Frame 1 (no input): blank canvas, image omitted
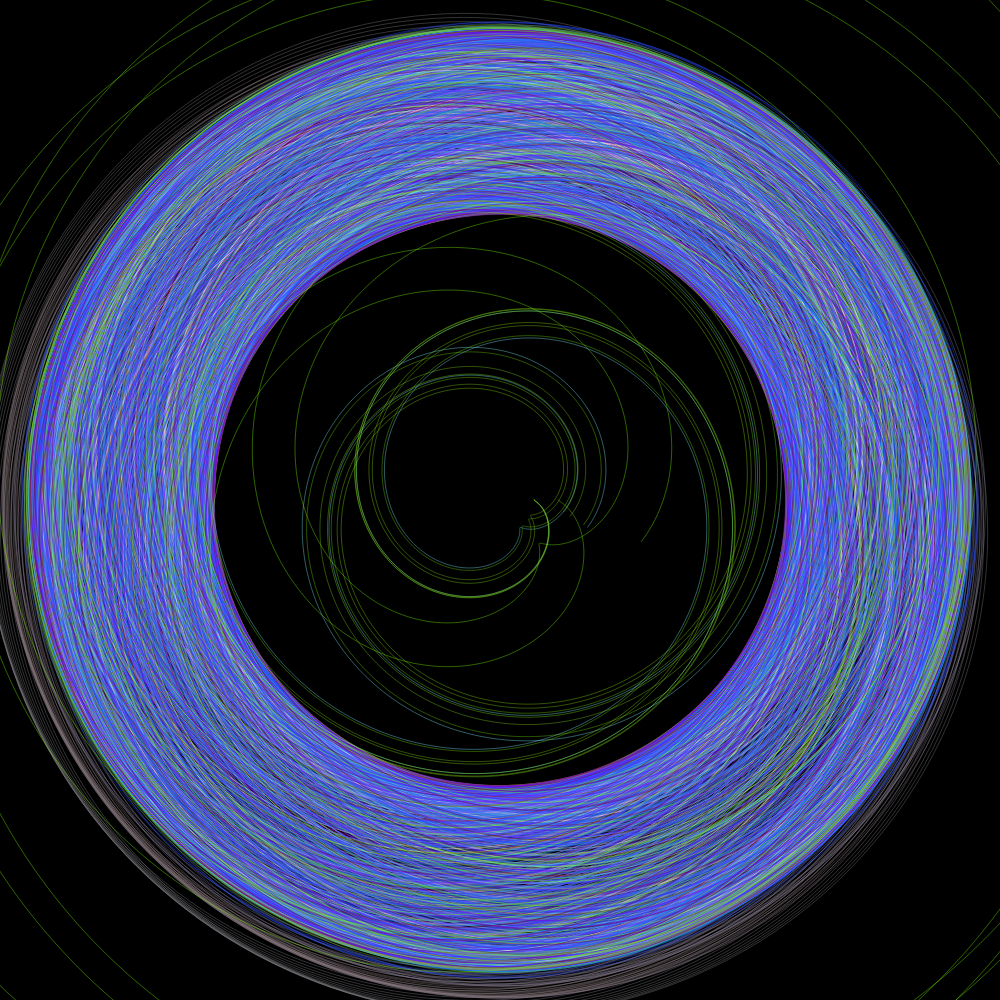
Frame 60 (no input)
Frame 120 (the mouse pressed at the canvas centre since frame 60): identical to frame 60, image omitted

The p5.js sketch that drew this single still picture (run headless with seeded random() and noise() and a simulated clock; from frame 60 on, the mouse is pressed at the canvas centre):

// p5.js sketch
// ── sketch.js
// By Steve's Makerspace (YouTube)
// https://youtu.be/jNWaAh3Irjw

// Click on sketch to pause. Change values below to change the images. Need to be signed in with your own free p5js account, then file-duplicate to change values.
// See also random values you could change at line 41.

let type = 1; // Make either curve:
//                 1) hypotrochoid
//                 2) epitrochoid
let size = 1; // strokeweight
let alph = 100; // transparency - 10-255
let numb = 5000; // # of pixels per drawing
// offset and increm add randomness to the center point.  0 offset = none
let offset = 0; //stray length
let increm = 0.001; //speed of change
// Try changing abc starting values.
let a = 2.3; // radius of circle not moving - should be between 2 and 20.
let b = 2.3; // radius of moving circle - should be between 2 and 20.
let c = 20.0; // length of drawing arm from center of moving circle - should be between 1 - 20 for type 1, or 8 - 20 for type 2.

let zoom = 70;
let n = 0;
let x, y, offsetx, offsety;
let i = 0;
let p = 1;
let r = 125;
let g = 125;
let bl = 125;

function setup() {
  let w = windowHeight;
  if (windowWidth < windowHeight) {
    w = windowWidth;
  }
  createCanvas(w, w);
  angleMode(DEGREES);
  background(0);
}
function draw() {
  if (p > 0) {
    // You could also mess with these random values.
    a = a + random(-0.01, 0.025);
    b = b + random(-0.02, 0.01);
    c = c + random(-0.025, 0.015);
    r = r + random(-10, 22);
    g = g + random(-24, 10);
    bl = bl + random(-10, 15);

    if ((type = 1)) {
      if (a > 20) {
        a = 1.5;
      }
      if (a < 1.5) {
        a = 20;
      }
      if (b > 20) {
        b = 1.5;
      }
      if (b < 1.5) {
        b = 20;
      }
      if (c < 1) {
        c = 20;
      }
      if (c > 20) {
        c = 1;
      }
    }
    if ((type = 2)) {
      if (a > 20) {
        a = 2.0;
      }
      if (a < 2.0) {
        a = 20;
      }
      if (b > 20) {
        b = 2.0;
      }
      if (b < 2.0) {
        b = 20;
      }
      if (c < 8) {
        c = 20;
      }
      if (c > 20) {
        c = 8;
      }
    }
    if (r > 256) {
      r = 0;
    }
    if (r < 0) {
      r = 256;
    }
    if (g < 0) {
      g = 256;
    }
    if (g > 256) {
      g = 0;
    }
    if (bl > 256) {
      bl = 0;
    }
    if (bl < 0) {
      bl = 256;
    }
    let max = 0;
    offsetx = noise(i) * offset - offset / 2;
    offsety = noise(i + 10000) * offset - offset / 2;
    beginShape();
    for (var n = 0; n < numb; n++) {
      if (type == 1) {
        x = (a - b) * cos(n) + c * cos((a / b - 1) * n);
        y = (a - b) * sin(n) - c * sin((a / b - 1) * n);
      } else if (type == 2) {
        x = (a + b) * cos(n) - c * cos((a / b + 1) * n);
        y = (a + b) * sin(n) - c * sin((a / b + 1) * n);
      }
      noFill();
      stroke(r, g, bl, alph);
      strokeWeight(size);
      if (x > max) {
        max = x;
      }
      vertex(width / 2 + offsetx + x * zoom, height / 2 + offsety + y * zoom);
    }
    endShape();
    zoom = (width / 2 - 30) / max;
    i = i + increm;
  }
}
function mousePressed() {
  p = p * -1;
}
